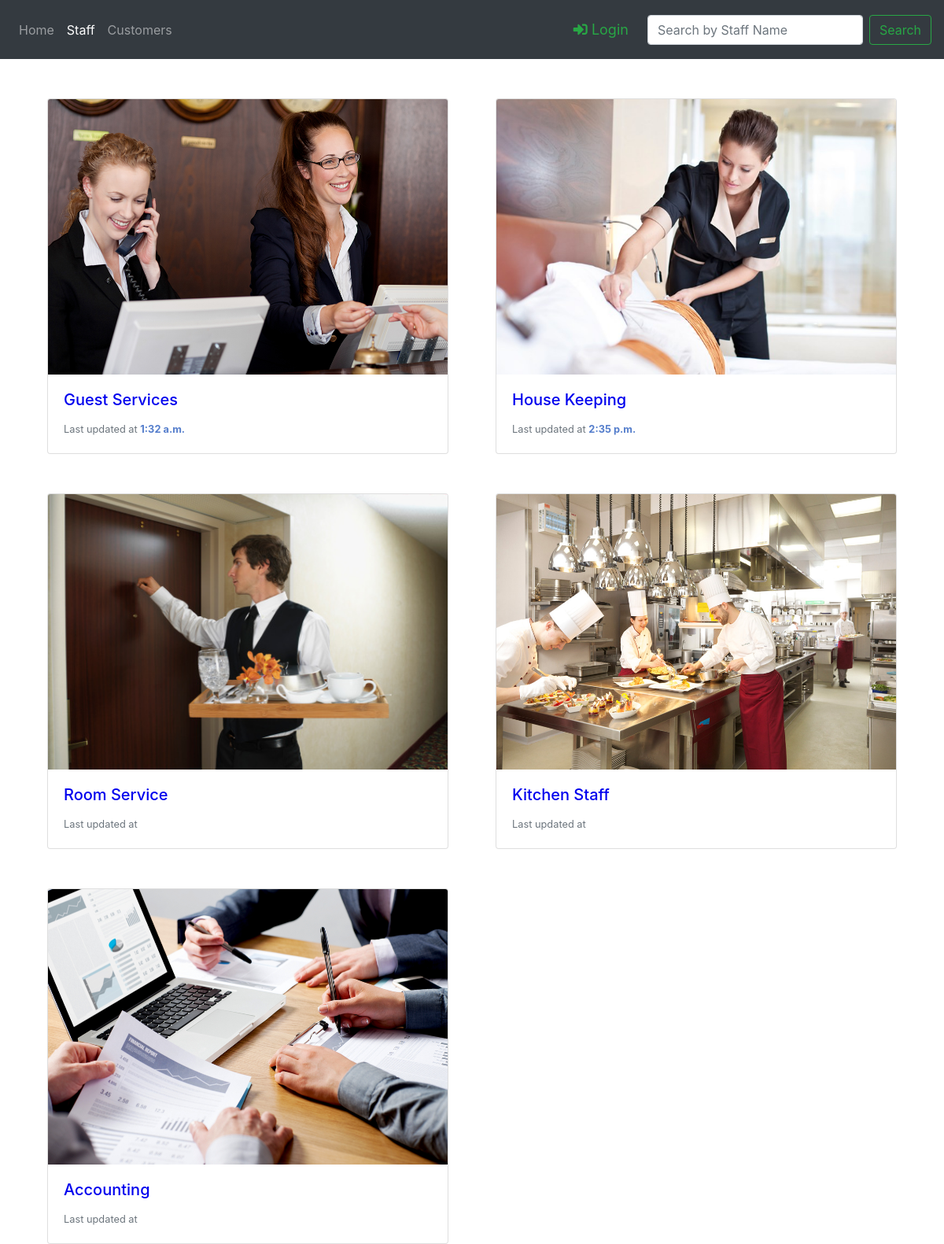
Page /staff/ on the committed database.
### Staff/models.py (models this page shows, shortened)
class Staff(models.Model):
    Name = models.CharField(max_length=100)
    image = models.FileField(null=True)
    salary = models.IntegerField(blank=True, null=True)
    def __str__(self):
        return self.Name

class Employee(models.Model):
    Name = models.CharField(max_length=30)
    Email = models.EmailField(max_length=100)
    profile_pic = models.FileField(null=True)
    status = models.CharField(max_length=20, default='Status')
    time = models.TimeField(default=timezone.now())
    Phone = models.CharField(max_length=14)
    Address = models.CharField(max_length=100, default='7 Address Hotel')
    Staff_name = models.ForeignKey(Staff, on_delete=models.CASCADE)
    class Meta:
        get_latest_by = ['time']

### Staff/views.py (the view)
# urls.py: path('', views.Staff_view, name='Staff_view'),
def Staff_view (request):
    query = request.GET.get("q", None)
    staff = Staff.objects.all()
    if query is not None:
        staff = staff.filter(Name__startswith=query)
    context = {
        "Staff": staff,
        "time": timezone.now()
    }
    return render(request, 'Staff/Staff_view.html', context)

### Staff/templates/Staff/Staff_view.html (shortened to what this page needs)
{% extends 'Staff/base.html' %}
{% block staticfiles %}
    {% load staticfiles %}
    <link rel="stylesheet" type="text/css" href="{% static 'Staff/Staff_view.css'  %}">
{% endblock %}
{% block search_input %}
    <form class="form-inline my-2 my-lg-0" method="get" action="">
      <input class="form-control mr-sm-2" type="search" placeholder="Search by Staff Name" name="q" value="{{ request.Get.q }}">
      <button class="btn btn-outline-success my-2 my-sm-0" type="submit">Search</button>
    </form>
{% endblock %}
{% block body %}
<div class="card-deck" >
    <div class="container">
        <div class="row">
            {% for staff_team in Staff %}
                <div class="col-lg-6 col-md-6 col-sm-12" >
                 <div class="card">
                    <a href="{% url 'Staff_list' staff_team %}"><img class="card-img-top"  src="{{ staff_team.image.url }}" alt="Card image cap"></a>
                    <div class="card-body">
                      <h5 class="card-title"><a href="{% url 'Staff_list' staff_team %}">{{ staff_team.Name }}</a></h5>
                      <p class="card-text"><small class="text-muted">Last updated at <span class="time">{{ staff_team.employee_set.latest.time }}</span></small></p>
                    </div>
                 </div>
                </div>
            {% endfor %}
        </div>
    </div>
  </div>
{% endblock %}

### Staff/static/Staff/Staff_view.css (style rules this page uses)
.card { margin-top:50px; }
@media (min-width: 768px) { .card .card-img-top { height: 350px; } }
a:-webkit-any-link { color: -webkit-link; cursor: pointer; text-decoration: none; }
.time { color: #557ECC; font-weight: bold; }
.card .card-body p { float: left; }

### rows in the picture
Staff: image (picture), Name "Guest Services", employee_set.latest.time "1:32 a.m."
Staff: image (picture), Name "House Keeping", employee_set.latest.time "2:35 p.m."
Staff: image (picture), Name "Room Service"
Staff: image (picture), Name "Kitchen Staff"
Staff: image (picture), Name "Accounting"
